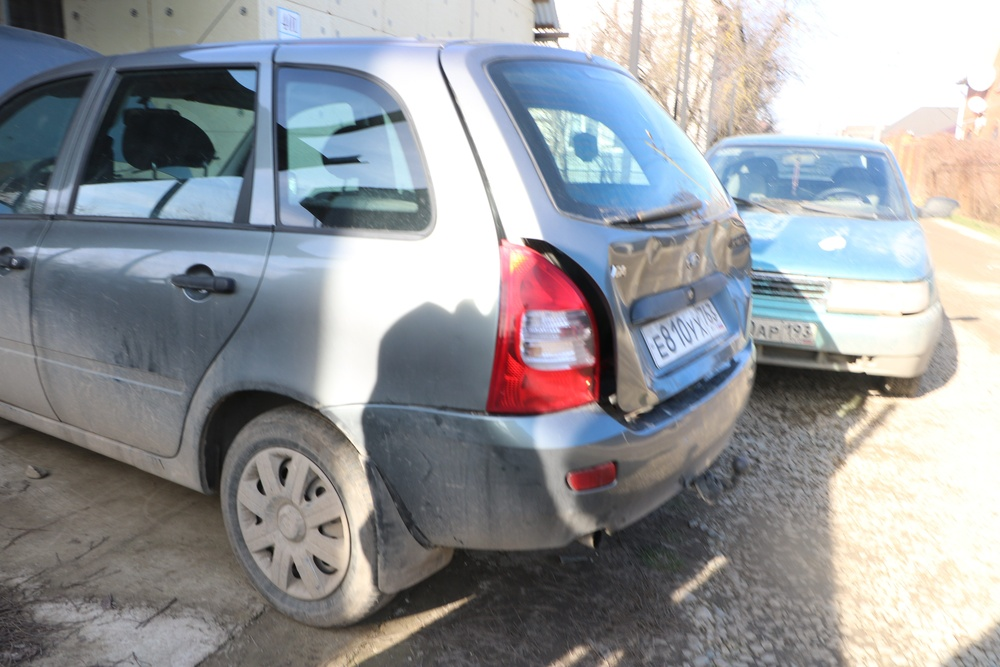
#> input picture !_Скрипты python/image.jpg, 1000 x 667 px, shrunk from 6000 x 4000 before the run
$ python 'Резкий.py'
#> lines starting #> are read from the running program, lines starting #| are printed output that depends on the picture; after the words box and inside, x2 and y2 are one past the last pixel; in counts of white or black regions, pixels touching at a corner belong together
#> the answer given: image.jpg
#> in select_and_process_image, img is the input picture: shape (667, 1000, 3); mean B, G, R 155.4, 151.7, 149.4
import cv2
import numpy as np
import random
import tkinter as tk
from tkinter import filedialog
import os

def put_watermark(alpha):
    logo = "ApplicationName"
    sub_logo = "Free version"
    font_scale = 1.0
    max_font_scale = 15.0
    thickness = 7
    font = cv2.FONT_HERSHEY_COMPLEX

    x = random.random() * alpha.shape[1] / 10 + 15
#> x = 99.44
    y1 = alpha.shape[0] / 10
#> y1 = 66.7
    y2 = alpha.shape[0] * 0.9
#> y2 = 600.3
    y = y1 + random.random() * (y2 - y1)
#> y = 471.1
    begin_logo = (int(x), int(y))
#> begin_logo = (99, 471)

    max_length = alpha.shape[1] - begin_logo[0]
#> max_length = 901
    text_size = (100, 100)
    for d in np.arange(max_font_scale, 0, -0.5):
        (w, h), baseline = cv2.getTextSize(logo, font, d, thickness)
        text_size = (w, h)
        if text_size[0] < max_length:
            font_scale = d
            break

    cv2.putText(alpha, logo, begin_logo, font, font_scale, (255, 255, 255), thickness)
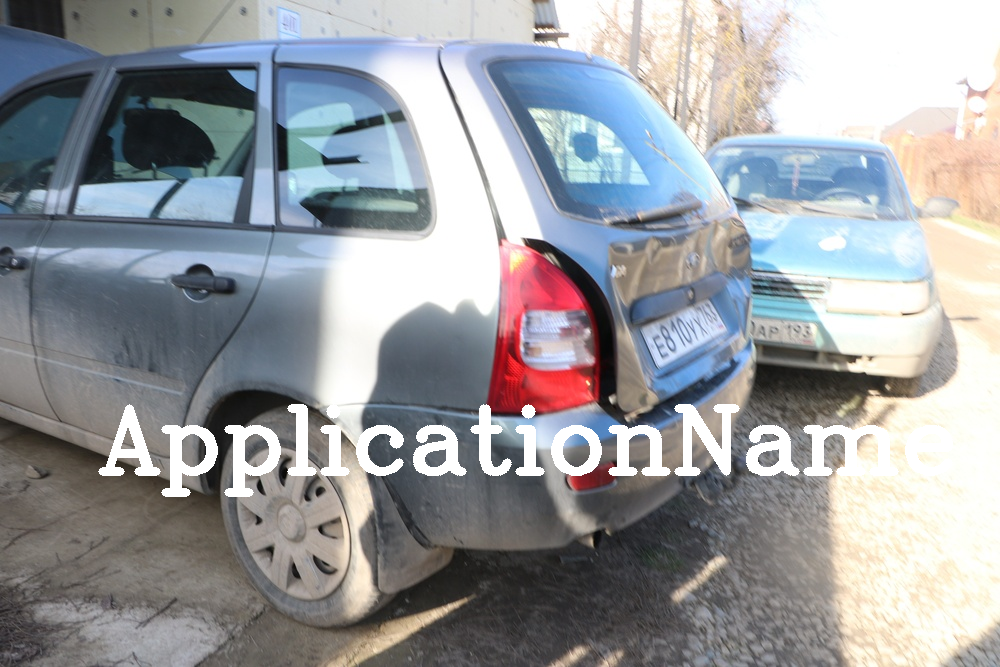
#> alpha: shape (667, 1000, 3); mean B, G, R 159.8, 156.1, 153.7
    begin_logo = (begin_logo[0], begin_logo[1] + text_size[1])
#> begin_logo = (99, 538)
    cv2.putText(alpha, sub_logo, begin_logo, font, font_scale / 2, (255, 255, 255), thickness - 3)
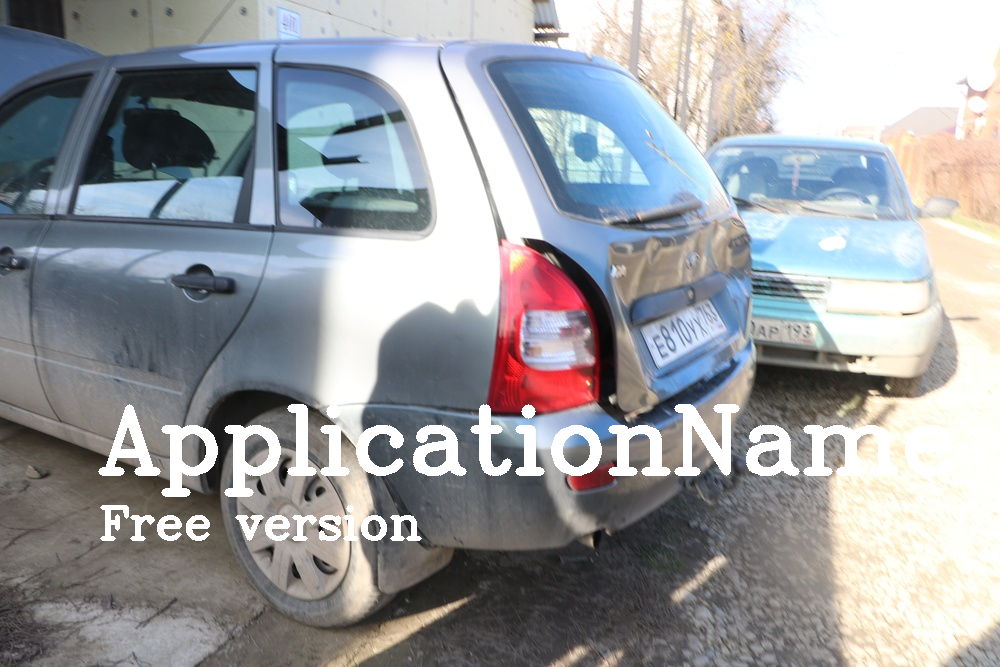
#> alpha: shape (667, 1000, 3); 0.61% of pixels changed, all inside (x1, y1, x2, y2) = (100, 505, 422, 541)

def select_and_process_image():
    root = tk.Tk()
    root.withdraw()

    # Диалог выбора файла
    file_path = filedialog.askopenfilename(
        title="Выберите изображение",
        filetypes=[("Image files", "*.jpg *.jpeg *.png *.bmp")],
        initialdir=os.getcwd()
    )

    if file_path:
        # Проверяем существование файла
        if os.path.exists(file_path):
            # Читаем файл с явным указанием кодировки пути
            try:
                img = cv2.imdecode(np.fromfile(file_path, dtype=np.uint8), cv2.IMREAD_COLOR)
                if img is not None:
                    put_watermark(img)
                    output_path = os.path.splitext(file_path)[0] + "_watermarked.jpg"
                    # Сохраняем с учетом кодировки
                    cv2.imencode('.jpg', img)[1].tofile(output_path)
                    print(f"Изображение сохранено как: {output_path}")
                    cv2.imshow("Watermarked Image", img)
                    cv2.waitKey(0)
                    cv2.destroyAllWindows()
                else:
                    print(f"Ошибка: не удалось загрузить изображение из {file_path}")
            except Exception as e:
                print(f"Ошибка при обработке файла: {e}")
        else:
            print(f"Файл не найден: {file_path}")
    else:
        print("Файл не выбран")

    root.destroy()

if __name__ == "__main__":
    select_and_process_image()

$ run again, on ChatGPT/front.jpg
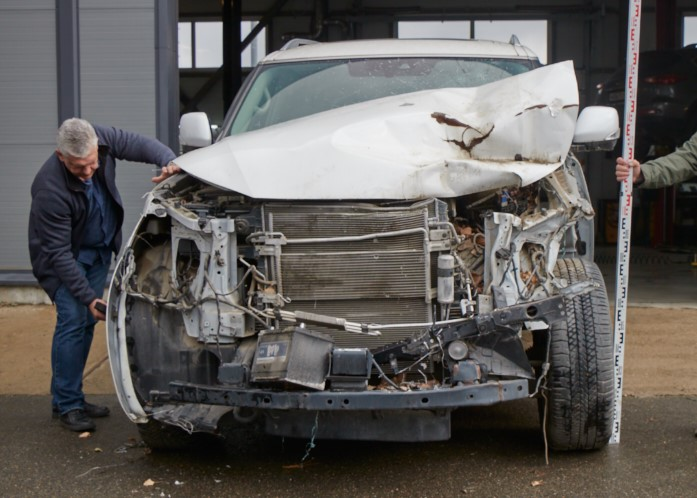
#> input picture ChatGPT/front.jpg, 697 x 498 px
#> in select_and_process_image, img is the input picture: shape (498, 697, 3); mean B, G, R 90.4, 92.7, 95.6
#> in put_watermark, `cv2.putText(alpha, logo, begin_logo, font, font_scale, (255, 255, 255)..`:
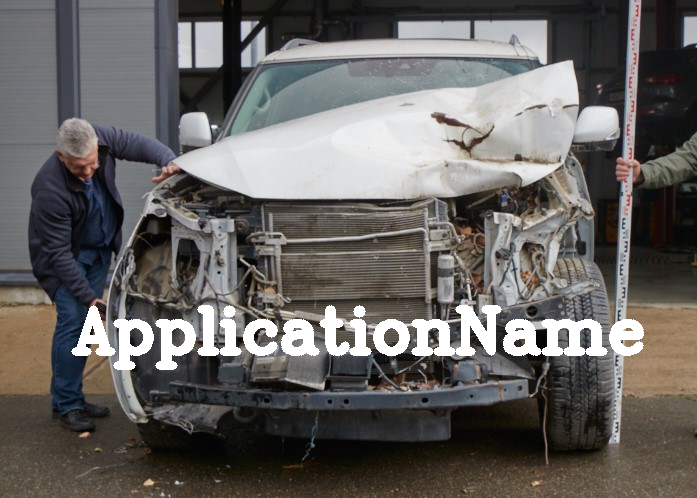
#> alpha: shape (498, 697, 3); mean B, G, R 97.6, 99.8, 102.5
#> in put_watermark, `cv2.putText(alpha, sub_logo, begin_logo, font, font_scale / 2, (255, 2..`:
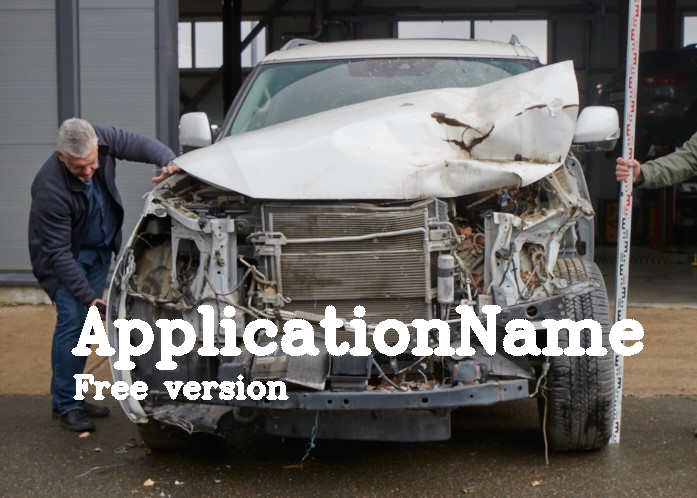
#> alpha: shape (498, 697, 3); 0.75% of pixels changed, all inside (x1, y1, x2, y2) = (73, 374, 289, 400)
